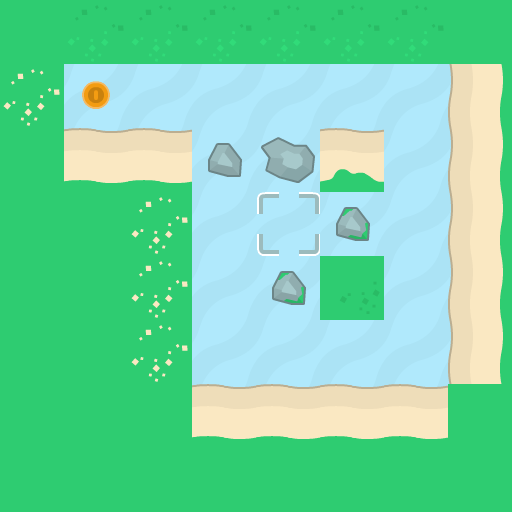

Below is a game level as drawn by its tile map, then a one-line description and the .tmx file that defines it, in full:
An orthogonal 8x8 tile map with 64x64 px tiles, 3 tile layers (background, walls, objects).

<map version="1.10" tiledversion="1.11.2" orientation="orthogonal" renderorder="right-down" width="8" height="8" tilewidth="64" tileheight="64" infinite="0" nextlayerid="5" nextobjectid="1">
 <properties>
  <property name="character_bottom" value="[[16,0]]" />
  <property name="character_left" value="[[16,3]]" />
  <property name="character_right" value="[[16,2]]" />
  <property name="character_top" value="[[16,1]]" />
 </properties>
 <tileset firstgid="1" source="tiles_sheet.tsx" />
 <layer id="4" name="background" width="8" height="8">
  <data encoding="csv">
77,77,77,77,77,77,77,77,
77,77,77,77,77,77,77,77,
77,77,77,77,77,77,77,77,
77,77,77,77,77,77,77,77,
77,77,77,77,77,77,77,77,
77,77,77,77,77,77,77,77,
77,77,77,77,77,77,77,77,
77,77,77,77,77,77,77,77
</data>
 </layer>
 <layer id="1" name="walls" width="8" height="8">
  <data encoding="csv">
24,41,41,41,41,41,41,24,
25,0,0,0,0,0,0,23,
24,7,7,52,53,8,0,23,
24,24,25,0,0,69,0,23,
24,24,25,0,69,42,0,23,
24,24,25,0,0,0,0,23,
24,24,24,7,7,7,7,24,
24,24,24,24,24,24,24,24
</data>
 </layer>
 <layer id="3" name="objects" width="8" height="8">
  <data encoding="csv">
0,0,0,0,0,0,0,0,
0,85,0,0,0,0,0,0,
0,0,0,0,0,0,0,0,
0,0,0,0,102,0,0,0,
0,0,0,0,0,0,0,0,
0,0,0,0,0,0,0,0,
0,0,0,0,0,0,0,0,
0,0,0,0,0,0,0,0
</data>
 </layer>
</map>
